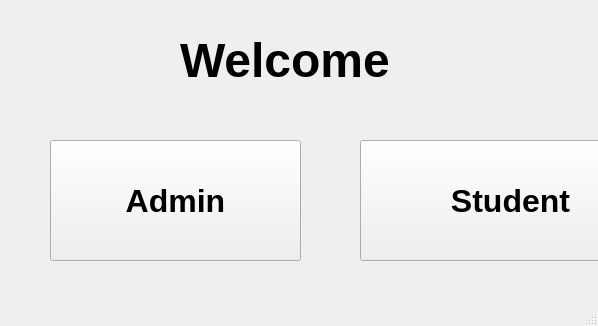
<?xml version="1.0" encoding="UTF-8"?>
<ui version="4.0">
 <class>MainWindow</class>
 <widget class="QMainWindow" name="MainWindow">
  <property name="geometry">
   <rect>
    <x>0</x>
    <y>0</y>
    <width>598</width>
    <height>326</height>
   </rect>
  </property>
  <property name="font">
   <font>
    <pointsize>18</pointsize>
    <bold>true</bold>
   </font>
  </property>
  <property name="windowTitle">
   <string>MainWindow</string>
  </property>
  <property name="autoFillBackground">
   <bool>false</bool>
  </property>
  <property name="styleSheet">
   <string notr="true">#MainWindow {
    border-image: url(:/Untitled_design.jpg);
}
</string>
  </property>
  <property name="pointsize" stdset="0">
   <string/>
  </property>
  <widget class="QWidget" name="centralwidget">
   <widget class="QPushButton" name="btnOpenAdmin">
    <property name="geometry">
     <rect>
      <x>50</x>
      <y>140</y>
      <width>251</width>
      <height>121</height>
     </rect>
    </property>
    <property name="font">
     <font>
      <pointsize>24</pointsize>
      <bold>true</bold>
     </font>
    </property>
    <property name="text">
     <string>Admin</string>
    </property>
   </widget>
   <widget class="QPushButton" name="btnOpenStudent">
    <property name="geometry">
     <rect>
      <x>360</x>
      <y>140</y>
      <width>301</width>
      <height>121</height>
     </rect>
    </property>
    <property name="font">
     <font>
      <pointsize>24</pointsize>
      <bold>true</bold>
     </font>
    </property>
    <property name="text">
     <string>Student</string>
    </property>
   </widget>
   <widget class="QLabel" name="lblWelcome">
    <property name="geometry">
     <rect>
      <x>180</x>
      <y>10</y>
      <width>361</width>
      <height>101</height>
     </rect>
    </property>
    <property name="font">
     <font>
      <pointsize>36</pointsize>
      <bold>true</bold>
     </font>
    </property>
    <property name="text">
     <string>Welcome</string>
    </property>
   </widget>
  </widget>
  <widget class="QMenuBar" name="menubar">
   <property name="geometry">
    <rect>
     <x>0</x>
     <y>0</y>
     <width>598</width>
     <height>18</height>
    </rect>
   </property>
  </widget>
  <widget class="QStatusBar" name="statusbar"/>
 </widget>
 <resources/>
 <connections/>
</ui>
